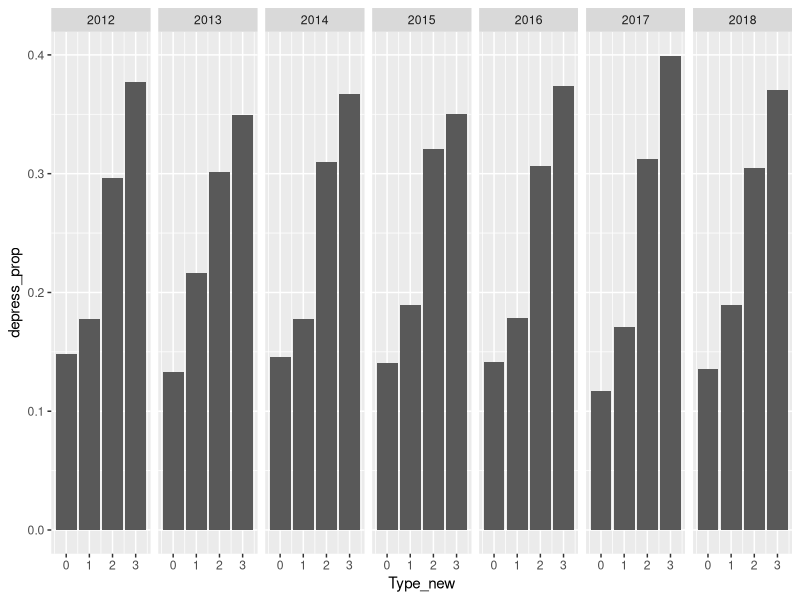

Reproduce this figure in R.
## ---- chunk 1
library(tidyverse)
library(ggplot2)
depression<-read_csv("depression.csv")
depression_data<-depression|>
  filter(Strata %in% c("Education"))|>
  group_by(Year)|>
  mutate(total_number=sum(Frequency),
         depress_prop=Frequency/total_number,
         Type_new=case_when(Type=="No High School Diploma"~0,
                            Type=="High School Graduate or GED Certificate"~1,
                            Type=="Some College or Tech School"~2,
                            Type=="College Graduate or Post Grad"~3))
plot1<-depression_data|>
  ggplot(mapping=aes(x=Type_new,
                     y=depress_prop))+
  geom_col()+
  facet_wrap(~Year, nrow = 1)
plot1

tibble<-depression_data|>
  group_by(Type_new)|>
  summarize(mean=mean(depress_prop))
knitr::kable(tibble, col.names = c("Education Level","Depression Prop"))

